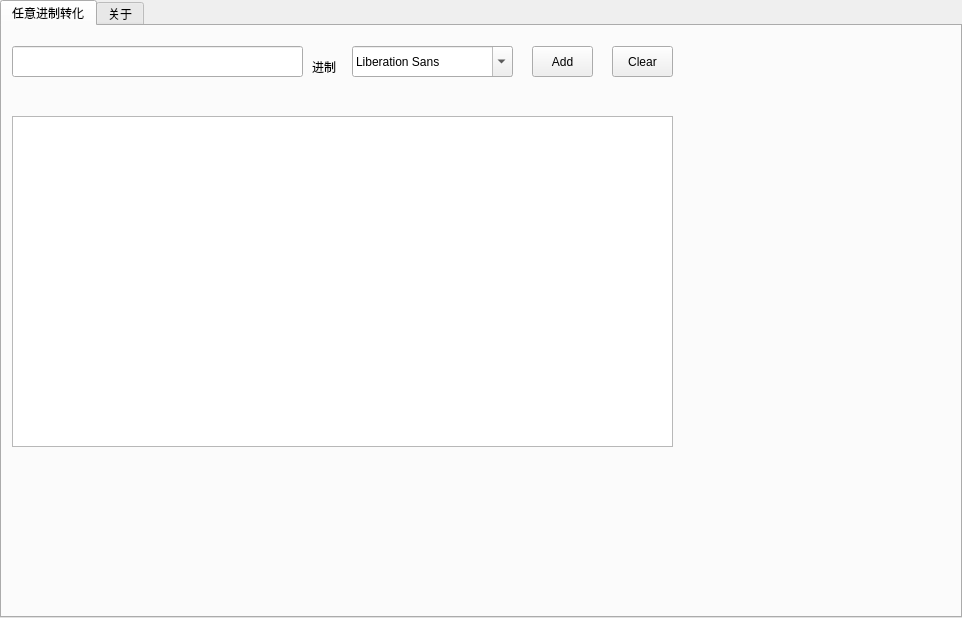
<?xml version="1.0" encoding="UTF-8"?>
<ui version="4.0">
 <class>TabWidget</class>
 <widget class="QTabWidget" name="TabWidget">
  <property name="geometry">
   <rect>
    <x>0</x>
    <y>0</y>
    <width>962</width>
    <height>618</height>
   </rect>
  </property>
  <property name="windowTitle">
   <string>TabWidget</string>
  </property>
  <property name="toolTip">
   <string>&lt;html&gt;&lt;head/&gt;&lt;body&gt;&lt;p&gt;任意进制转换&lt;/p&gt;&lt;/body&gt;&lt;/html&gt;</string>
  </property>
  <property name="currentIndex">
   <number>0</number>
  </property>
  <widget class="QWidget" name="tab">
   <attribute name="title">
    <string>任意进制转化</string>
   </attribute>
   <widget class="QLineEdit" name="lineEdit">
    <property name="geometry">
     <rect>
      <x>10</x>
      <y>20</y>
      <width>291</width>
      <height>31</height>
     </rect>
    </property>
   </widget>
   <widget class="QLabel" name="label">
    <property name="geometry">
     <rect>
      <x>310</x>
      <y>30</y>
      <width>54</width>
      <height>21</height>
     </rect>
    </property>
    <property name="text">
     <string>进制</string>
    </property>
   </widget>
   <widget class="QFontComboBox" name="fontComboBox">
    <property name="geometry">
     <rect>
      <x>350</x>
      <y>20</y>
      <width>161</width>
      <height>31</height>
     </rect>
    </property>
   </widget>
   <widget class="QPushButton" name="pushButton">
    <property name="geometry">
     <rect>
      <x>530</x>
      <y>20</y>
      <width>61</width>
      <height>31</height>
     </rect>
    </property>
    <property name="text">
     <string>Add</string>
    </property>
   </widget>
   <widget class="QPushButton" name="pushButton_2">
    <property name="geometry">
     <rect>
      <x>610</x>
      <y>20</y>
      <width>61</width>
      <height>31</height>
     </rect>
    </property>
    <property name="text">
     <string>Clear</string>
    </property>
   </widget>
   <widget class="QTableView" name="tableView">
    <property name="geometry">
     <rect>
      <x>10</x>
      <y>90</y>
      <width>661</width>
      <height>331</height>
     </rect>
    </property>
    <property name="showGrid">
     <bool>true</bool>
    </property>
   </widget>
  </widget>
  <widget class="QWidget" name="tab">
   <attribute name="title">
    <string>关于</string>
   </attribute>
  </widget>
 </widget>
 <resources/>
 <connections/>
</ui>
